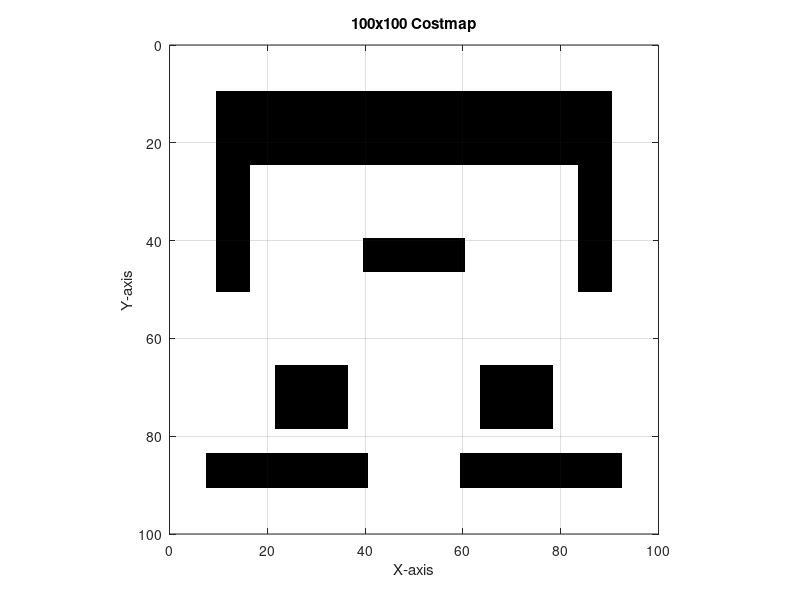

Reproduce this figure in MATLAB. (Note: this script raises an error after producing the figure.)
map = zeros(100,100);

map(84:90,8:40) = 1;%left eyebrow
map(84:90,60:92) = 1;%right eyebrow
map(66:78,22:36) = 1;%left eye
map(66:78,64:78) = 1;%right eye
map(40:46,40:60) = 1;%nose
map(24:50,10:16) = 1;%left smile 
map(24:50,84:90) = 1;%right smile 
map(10:24,10:90) = 1;%bottom smile 

figure(1)
imagesc(map)
colormap(flipud(gray)); % Black for obstacles, white for free space
grid on
axis equal;
axis([0 100 0 100]);
title('100x100 Costmap');
xlabel('X-axis');
ylabel('Y-axis');


map(1,:) = 1;
goal = [50,50];
start = [1,2];



% waypoints = [goal2;goal3;goal4;goal1];
% for i = 1:length(waypoints)
%     goal = waypoints(i,:);
%     dx = DXform(map);
%     dx.plan(goal);
%     path_segment = dx.query(start, 'animate');
% 
%     % Concatenate the new segment to the total path
%     p = [p; path_segment];
% 
%     % Update the start for the next leg to the current goal
%     start = goal;
% end

dx = DXform(map);
dx.plan(goal);
p = dx.query(start)
dx.plot(p)

prm = PRM(map);
prm.plan(goal);
prm_path = prm.query(start, goal)
prm.plot(prm_path)
numrows(p)
